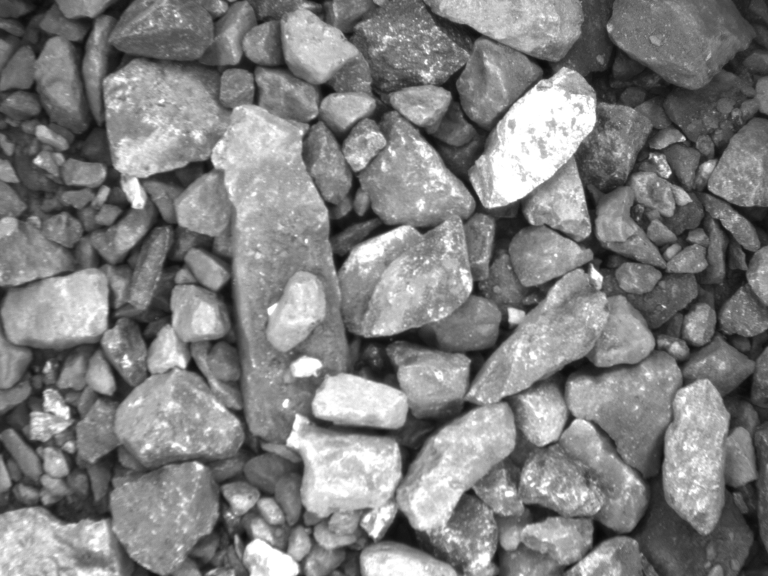
#> input picture data/input/pred1.bmp, 768 x 576 px; its folder holds 3 pictures in this run
$ python SourceImageCutter.py
#> lines starting #> are read from the running program, lines starting #| are printed output that depends on the picture
from skimage import io

for i in range(1, 4):
    img = io.imread('../../data/input/pred' + str(i) + '.bmp')
#> img is the input picture: shape (576, 768); min 8, max 255, mean 128.3
    xShape, yShape = img.shape
#> xShape = 576; yShape = 768
    img = img[50:(xShape-50), 50:(yShape-50)]
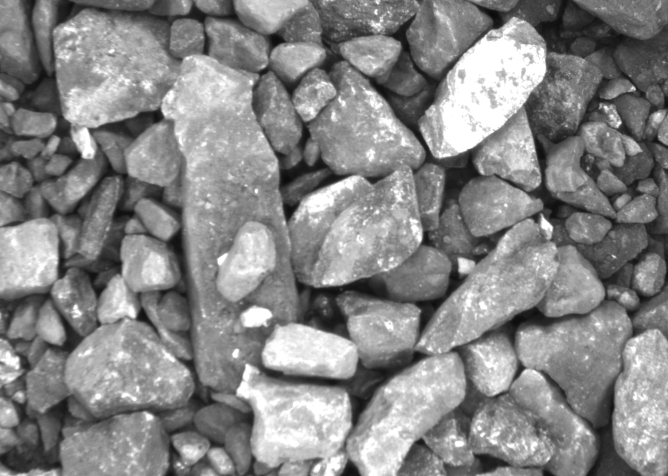
#> img: shape (476, 668); min 11, max 255, mean 134
    io.imsave('../../data/input/source' + str(i) + '.jpg', img)
#> pass 2 of the loop `for i in range(1, 4):`:
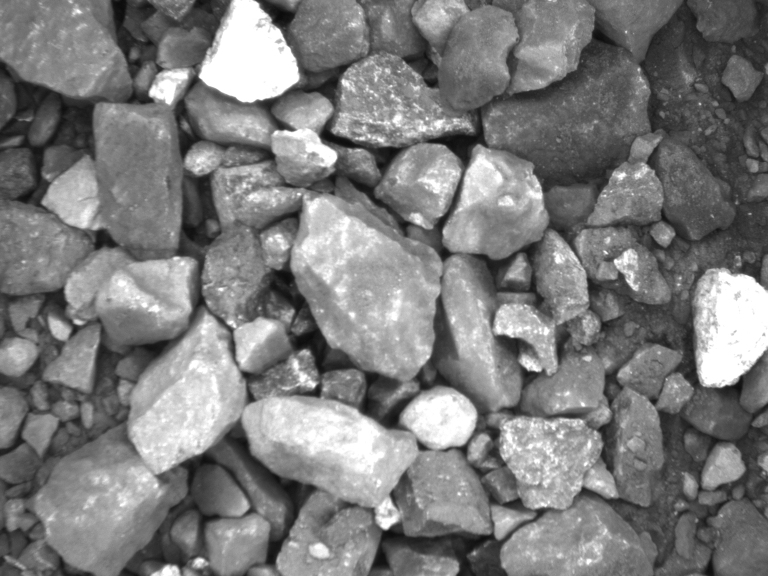
#> input picture data/input/pred2.bmp, 768 x 576 px
#> img is the input picture: shape (576, 768); min 11, max 255, mean 124
#> `img = img[50:(xShape-50), 50:(yShape-50)]`:
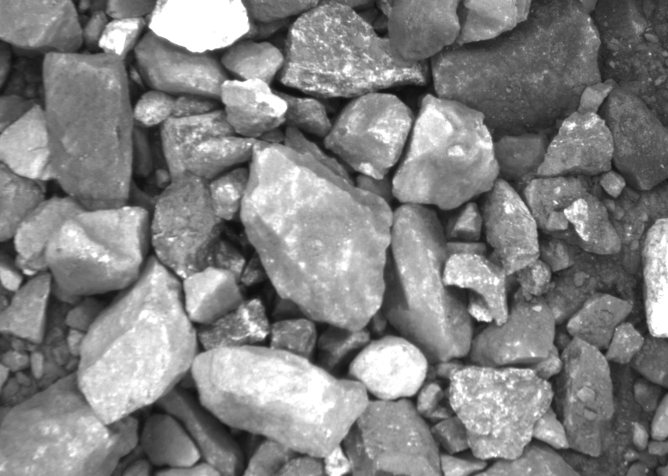
#> img: shape (476, 668); min 12, max 255, mean 129.8
#> pass 3 of the loop `for i in range(1, 4):`:
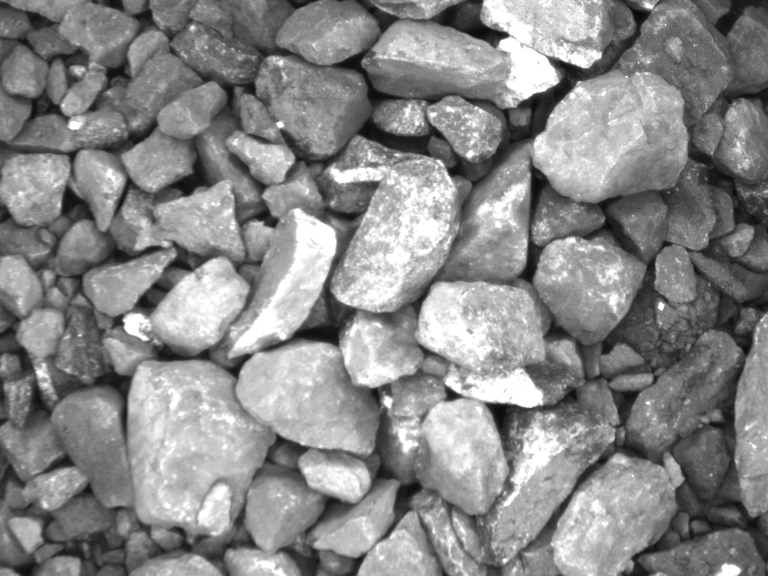
#> input picture data/input/pred3.bmp, 768 x 576 px
#> img is the input picture: shape (576, 768); min 8, max 255, mean 136
#> `img = img[50:(xShape-50), 50:(yShape-50)]`:
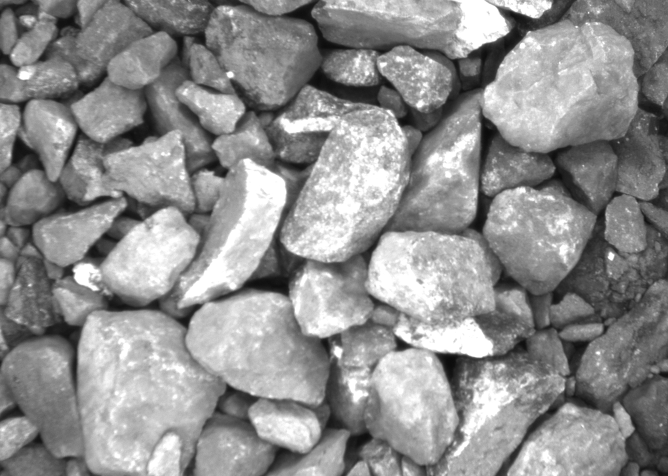
#> img: shape (476, 668); min 11, max 255, mean 142.7
